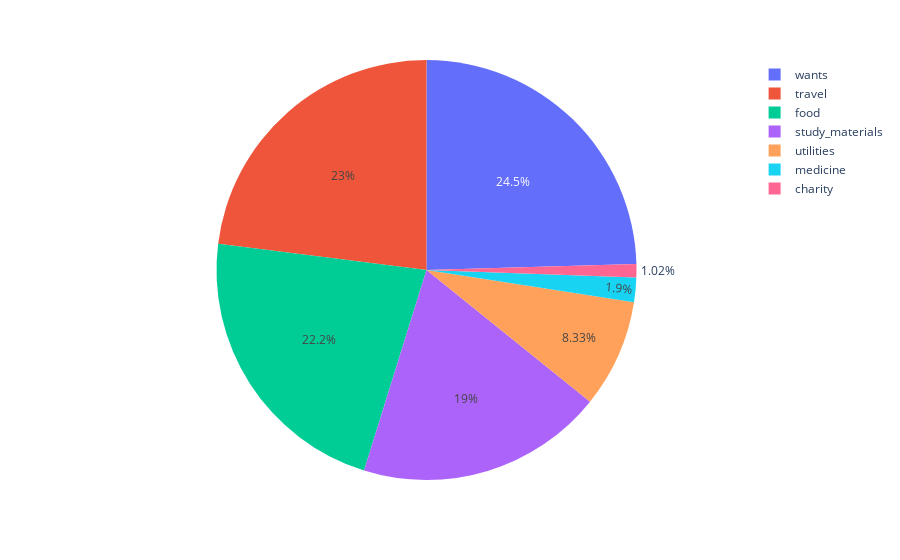

Here is the notebook cell this chart was saved with:
### Code cell
fig = px.pie(category_df, values = 'price', names = 'item_category')
fig.show()

### Figure 1 — Plotly figure (JSON) as saved in the notebook; plotly's stock layout.template omitted (floating-point values rounded to 4 significant figures)
{"data": [{"domain": {"x": [0, 1], "y": [0, 1]}, "hovertemplate": "item_category=%{label}<br>price=%{value}<extra></extra>", "labels": ["charity", "food", "medicine", "study_materials", "travel", "utilities", "wants"], "legendgroup": "", "name": "", "showlegend": true, "type": "pie", "values": [269, 5839, 500, 5005, 6056, 2192, 6458]}], "layout": {"legend": {"tracegroupgap": 0}, "margin": {"t": 60}}}
